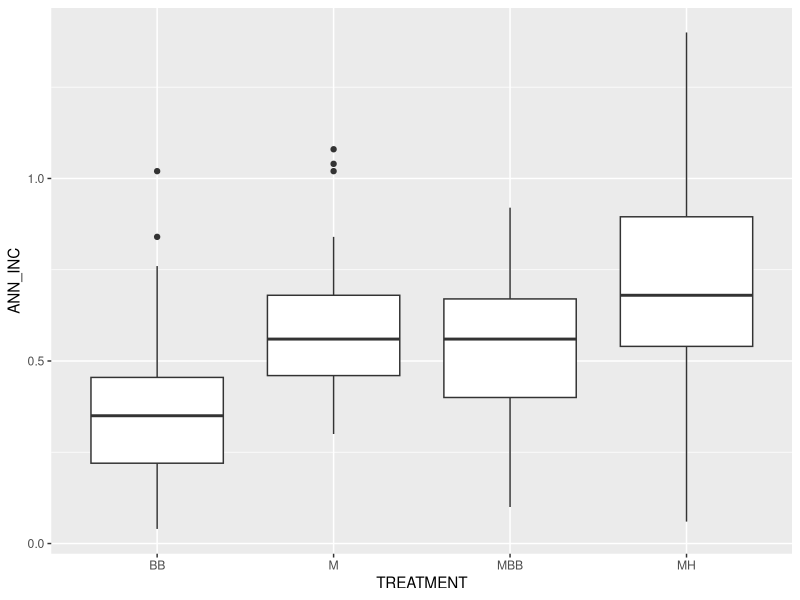
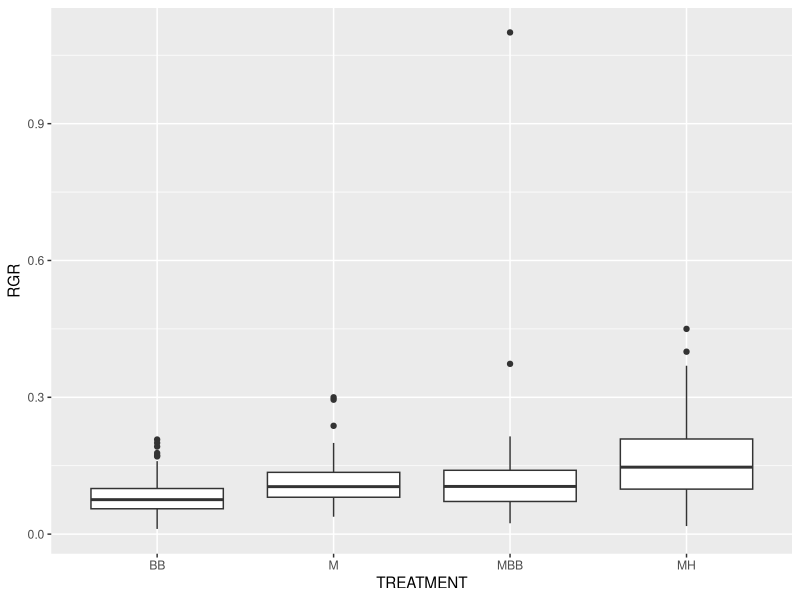
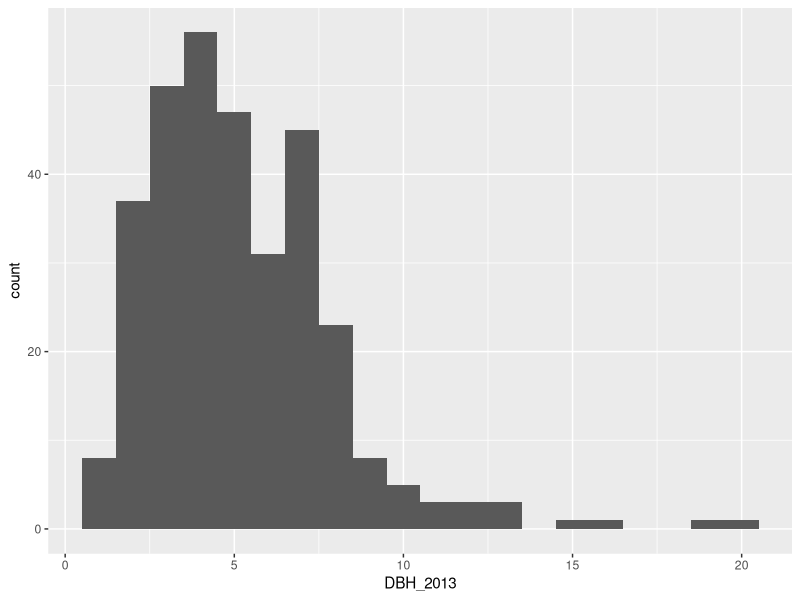
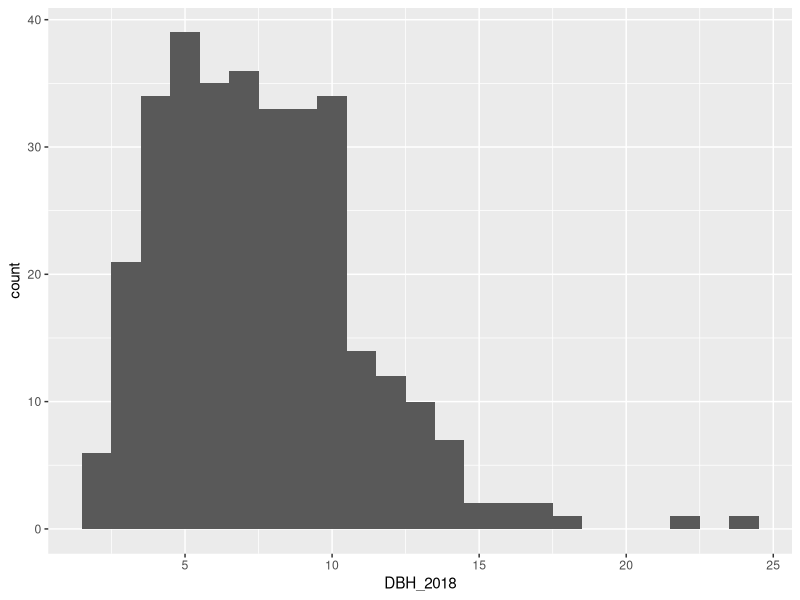
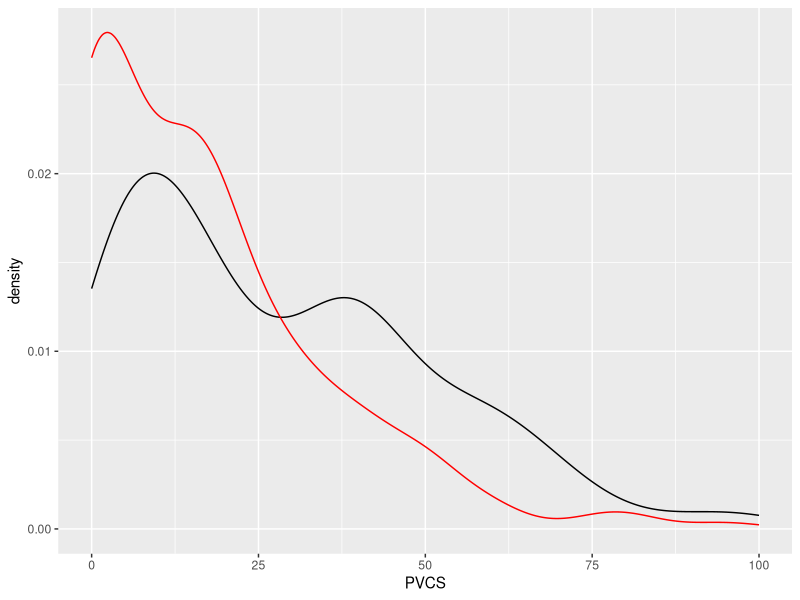

These figures' R source, in order:
## ---- chunk 1
knitr::opts_chunk$set(echo = TRUE)
## ---- chunk 2
library(ggplot2)
library(nlme)
growth <- 
  read.csv("TAYSR_CompiledGrowthData_2013_2018.csv")
growth
## ---- chunk 3
ANNINC_boxplot <- 
  ggplot(growth) + 
  geom_boxplot(aes(x = TREATMENT, y = ANN_INC))
ANNINC_boxplot
## ---- chunk 4
RGR_boxplot <- 
  ggplot(growth) + 
  geom_boxplot(aes(x = TREATMENT, y = RGR))
RGR_boxplot
## ---- chunk 5
DBH_2013_hist <- 
  ggplot(growth) + 
  geom_histogram(aes(x = DBH_2013), binwidth = 1) 
DBH_2013_hist
## ---- chunk 6
DBH_2018_hist <- 
  ggplot(growth) + 
  geom_histogram(aes(x = DBH_2018), binwidth = 1)
DBH_2018_hist
## ---- chunk 7
PVCS_densityplot <-
  ggplot(growth) + 
  geom_density(aes(x = PVCS_2013)) + 
  geom_density(aes(x = PVCS_2018), color = "red") + 
  xlab("PVCS")
PVCS_densityplot
## ---- chunk 8
